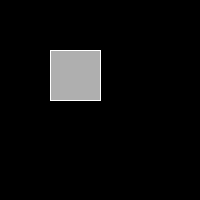
Frame 1 (no input)
Frame 60 (the mouse pressed at the canvas centre just before this capture): identical to frame 1, image omitted
Frame 120 (the mouse held since frame 60 and released just before this capture): identical to frame 1, image omitted

The Processing sketch that drew this single still picture (run headless with seeded random() and noise(); from frame 60 on, the mouse is pressed at the canvas centre):

// Processing sketch: Exercise5_7
// ── Exercise5_7.pde
boolean button = false;

int x = 50;
int y = 50;
int w = 50;
int h = 50;

void setup() {
  size(200,200);
}

void draw() {
  
  if(button) {
    background(255);
    stroke(0);
  } else {
    background(0);
    stroke(255);
  }
  
  fill(175);
  rect(x,y,w,h);
  println(button);
}

void mousePressed() {
  if (mouseX > x && mouseX < x+w && mouseY > y && mouseY < y+h && mousePressed) {
    button = !button;
  }
}
  
